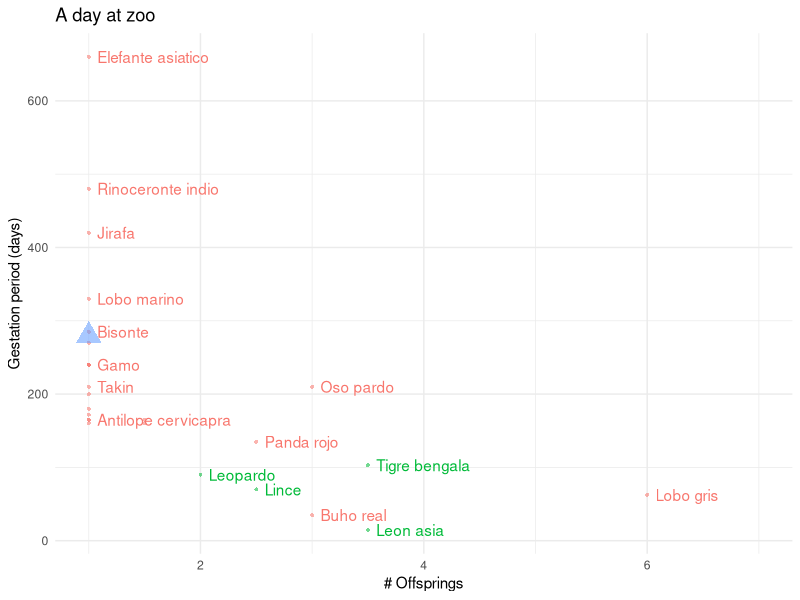

Here is the R script that generated this plot:
################################################################################
# Pablo Haya, 2019
################################################################################
library(tidyverse)
library(here)

species <- read_csv(here("data","gestationoffsprings.csv"))

################################################################################
# Data cleaning
################################################################################
# Transform the original dataset
# from 
# CommonName  Gestation Offspring
# <chr>       <chr>     <chr>
# Panda rojo  112-158   1-4
#
# to
# CommonName  MinGestation MaxGestation MinOffspring MaxOffspring MeanGestation MeanOffspring
# <chr>       <int>        <int>        <int>        <int>         <dbl>         <dbl>
# Panda rojo  112          158            1            4           135           2.5

species <-
    species %>%
    separate(Gestation, c("MinGestation", "MaxGestation"), 
             sep="-", fill="right", convert=TRUE) %>%
    mutate(MaxGestation=replace(MaxGestation, 
                                is.na(MaxGestation), 
                                MinGestation[is.na(MaxGestation)])) %>%
    mutate(MeanGestation=rowMeans(.[c("MinGestation", "MaxGestation")]))

species <-
    species %>%
    separate(Offspring, c("MinOffspring", "MaxOffspring"), 
             sep="-", fill="right", convert=TRUE) %>%
    mutate(MaxOffspring=replace(MaxOffspring, 
                                is.na(MaxOffspring), 
                                MinOffspring[is.na(MaxOffspring)])) %>%
    mutate(MeanOffspring=rowMeans(.[c("MinOffspring", "MaxOffspring")]))
    
# Fix lion gestation unit from weeks to days
species <-
    species %>%
    mutate(MinGestation=ifelse(CommonName=="Leon asia", MinGestation*7, MinGestation)) %>%
    mutate(MaxGestation=ifelse(CommonName=="Leon asia", MaxGestation*7, MaxGestation))

write_csv(species, path = here("data","gestationoffsprings_clean.csv"))

################################################################################
# Visualization
################################################################################
species <- species %>% mutate(color=ifelse(CommonName %in% c("Tigre bengala", 
                                                          "Leon asia", 
                                                          "Lince",
                                                          "Leopardo"), 1, 0))
species <- species %>% mutate(color=ifelse(CommonName %in% c("Humano"), 2, color))
species <- species %>% mutate(shape=ifelse(CommonName %in% c("Humano"), 1, 0))

pdf(here("images","adayzoo.pdf"))
main_chart <-
    ggplot(data=species, aes(x=MeanOffspring, y=MeanGestation,
                           color=factor(color))) +
        geom_point(aes(shape=factor(shape), alpha=0.95, size=ifelse(shape==1, 4, 1))) +
        geom_text(aes(label=CommonName), check_overlap=TRUE, hjust=0, nudge_x=0.075) + 
        xlim(1, 7) + 
        labs(title="A day at zoo",
             x="# Offsprings", 
             y="Gestation period (days)") +
        theme_minimal() +
        theme(legend.position = "none")
dev.off()

reg <- lm(MeanOffspring ~ MeanGestation, data = species)
summary(reg)

save(main_chart, reg, file = here("data","outcomes.RData"))